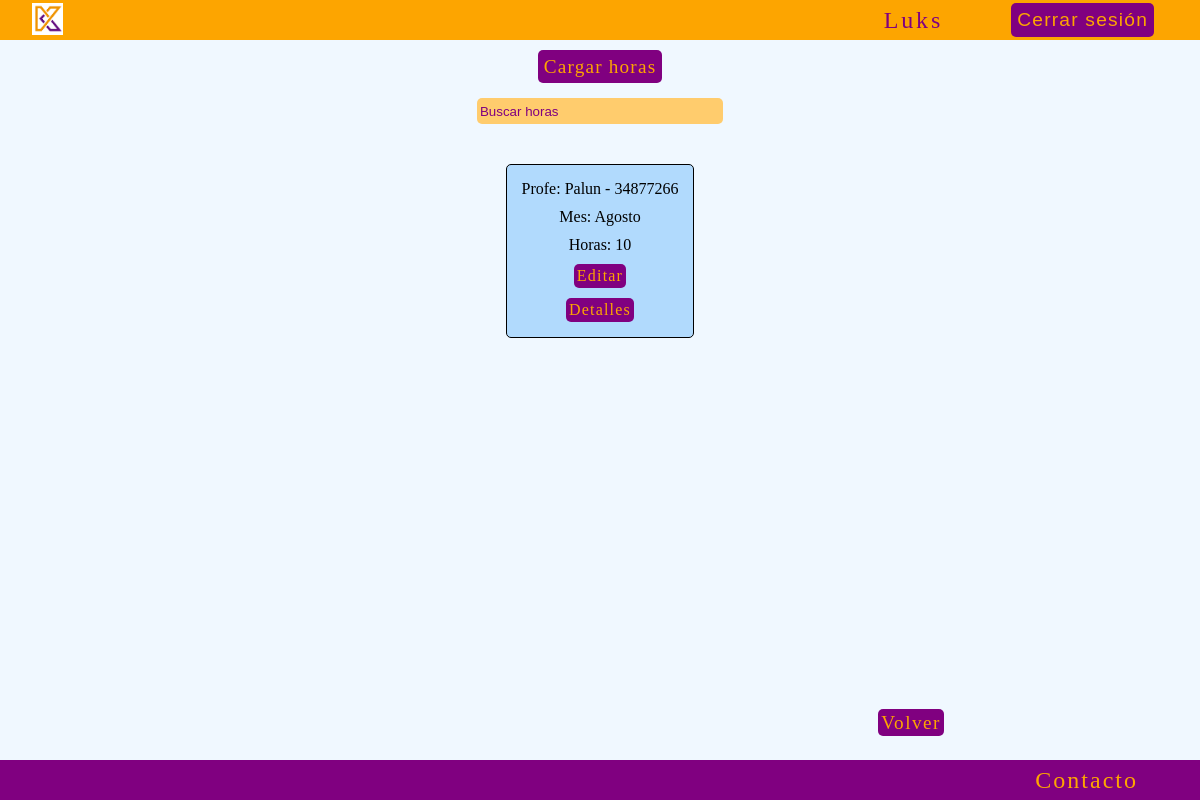
/horas/list/ (signed in), run on the app's committed database.
### horas/models.py (models this page shows, shortened)
class Horas(models.Model):
    class Mes(models.TextChoices):
        ENERO = 'Enero', 'Enero'
        FEBRERO = 'Febrero', 'Febrero'
        MARZO = 'Marzo', 'Marzo'
        ABRIL = 'Abril', 'Abril'
        MAYO = 'Mayo', 'Mayo'
        JUNIO = 'Junio', 'Junio'
        JULIO = 'Julio', 'Julio'
        AGOSTO = 'Agosto', 'Agosto'
        SEPTIEMBRE = 'Septiembre', 'Septiembre'
        OCTUBRE = 'Octubre', 'Octubre'
        NOVIEMBRE = 'Noviembre', 'Noviembre'
        DICIEMBRE = 'Diciembre', 'Diciembre'
    usuario = models.ForeignKey(Usuarios, on_delete=models.DO_NOTHING)
    mes = models.CharField(max_length=10, choices=Mes.choices)
    horas = models.IntegerField()
    dia = models.ManyToManyField(Dias)
    class Meta:
        verbose_name = 'Horas'
        verbose_name_plural = 'Horas'

### usuarios/models.py (models this page shows, shortened)
class Usuarios(models.Model):
    user = models.OneToOneField(User, on_delete=models.CASCADE)
    dni = models.CharField(max_length=8, unique=True)
    fecha_nacimiento = models.DateField()
    telefono = models.CharField(max_length=15)
    domicilio = models.CharField(max_length=150)
    instagram = models.CharField(max_length=150, null=True, blank=True)
    foto = models.ImageField(upload_to='fotos', null=True, blank=True)
    def __str__(self):
        return f'{self.user.username} - {self.dni}'
    class Meta:
        verbose_name = 'usuario'
        verbose_name_plural = 'usuarios'

### horas/views.py (the view, shortened to what this page needs)
# urls.py: path('list/', HorasList.as_view(), name='horas_list'),
class HorasList(LoginRequiredMixin, ListView):
    model = Horas
    context_object_name = 'horas'
    def get_queryset(self):
        queryset = Horas.objects.all()
        busqueda = self.request.GET.get("busqueda")
        return queryset

### horas/templates/horas/horas_list.html (shortened to what this page needs)
{% extends 'core/base.html' %}
{% block content %}
    <main class="contenedor_principal">
        <div>
            <a href="{% url 'horas:horas_create' %}" class="link">Cargar horas</a>
        </div>
        <div class="busqueda-container">
            <form action="{% url 'horas:horas_list' %}" method="get">
                <input type="text" name="busqueda" placeholder="Buscar horas">
            </form>
        </div>
        <div class="card-horas-container">
            {% for object in object_list %}
                <div class="card-horas">
                    <p>Profe: {{ object.usuario }}</p>
                    <p>Mes: {{ object.mes }}</p>
                    <p>Horas: {{ object.horas }}</p>
                    <a href="{% url 'horas:horas_update' object.id %}" class="crud">Editar</a>
                    <a href="{% url 'horas:horas_detail' object.id %}" class="crud">Detalles</a>
                </div>
            {% endfor %}
        </div>
        <div class="volver-container">
            <a href="{% url 'horas:index' %}" class="volver">Volver</a>
        </div>
    </main>
{% endblock content %}

### core/templates/core/components/navbar.html (shortened to what this page needs)
{% load static %}
<header>
    <ul>
        <li class="logo-header"><a href="{% url 'core:index' %}"><img src="{% static 'img/kinef_logo1.png' %}" alt="Logo de Kinef" width="" height="" class="imagen-logo"></a></li>
        {% if user.is_authenticated %}
            <li><a href="{% url 'usuarios:perfil' user.id %}" class="link-header">{{ user.username }}</a></li>
            <div>
                <form action="{% url 'usuarios:logout' %}" method="post">
                    <button type="submit" class="link">Cerrar sesión</button>
                </form>
            </div>
        {% else %}
            <li><a href="{% url 'usuarios:login' %}" class="link-header">Iniciar sesión</a></li>
            <li><a href="{% url 'usuarios:signup' %}" class="link-header">Crear Usuario</a></li>
        {% endif %}
    </ul>
</header>

### core/static/css/style.css (style rules this page uses)
* { padding: 0; margin: 0; text-decoration: none; list-style: none; }
body { display: flex; flex-direction: column; min-height: 100vh; }
header { display: flex; height: 5vh; background-color: rgb(253, 165, 0); justify-content: center; }
header ul { display: flex; justify-content: center; align-items: center; gap: 50px; width: 95%; }
.logo-header { flex-grow: 1; }
.imagen-logo { transition-duration: .2s; }
header ul li a { color: purple; padding: 2px; text-decoration: none; font-size: 1.5em; letter-spacing: .12em; border-radius: 5px; transition-duration: .2s; }
header img { margin-top: .5vh; height: 4vh; }
.contenedor_principal { padding: 2vh; display: flex; flex-direction: column; align-items: center; background-color: aliceblue; min-height: 86vh; }
.link { margin: 2vh; padding: 5px; text-decoration: none; letter-spacing: 1.2px; color: rgb(253, 165, 0); font-size: 1.2rem; border: 1px solid transparent; border-radius: 5px; background-color: purple; transition-duration: .2s; }
.busqueda-container { display: flex; justify-content: center; width: 30%; }
.busqueda-container form input { background-color: rgb(255, 204, 109); color: purple; font-weight: bold; border: none; border-radius: 5px; height: 20px; width: 20vw; padding: 3px; margin: 20px; }
.busqueda-container form input::placeholder { color: purple; font-weight: normal; }
.card-horas-container { display: flex; justify-content: center; flex-wrap: wrap; overflow: auto; width: 95%; flex-grow: 1; }
.card-horas { margin: 20px; display: flex; flex-direction: column; align-items: center; gap: 10px; border: 1px solid black; border-radius: 5px; height: max-content; background-color: rgb(177, 218, 253); padding: 15px; }
.crud { letter-spacing: 1.2px; padding: 2px; text-decoration: none; color: rgb(253, 165, 0); background-color: purple; border: 1px solid transparent; border-radius: 5px; transition-duration: .2s; width: min-content; }
.volver-container { margin: 0 20vw 10px 0; align-self: flex-end; }
.volver { letter-spacing: 1.5px; font-size: 1.2rem; background-color: purple; text-decoration: none; color: rgb(253, 165, 0); border: 1px solid transparent; border-radius: 5px; transition-duration: .2s; padding: 2px; }

### data on the page
Horas: usuario "Palun - 34877266", mes "Agosto", horas "10"

### other printed values
{{ user.username }} "Luks"
